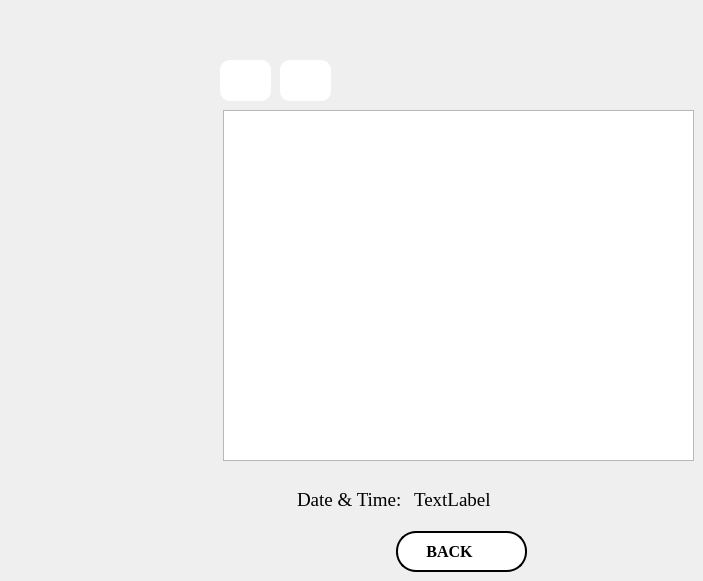
    <widget class="QWidget" name="page_9">
     <widget class="QTableView" name="table_PatientDetails">
      <property name="geometry">
       <rect>
        <x>223</x>
        <y>110</y>
        <width>471</width>
        <height>351</height>
       </rect>
      </property>
     </widget>
     <widget class="QLabel" name="label_Date">
      <property name="geometry">
       <rect>
        <x>414</x>
        <y>490</y>
        <width>211</width>
        <height>20</height>
       </rect>
      </property>
      <property name="font">
       <font>
        <family>Times New Roman</family>
        <pointsize>14</pointsize>
       </font>
      </property>
      <property name="text">
       <string>TextLabel</string>
      </property>
     </widget>
     <widget class="QLabel" name="label_Date_2">
      <property name="geometry">
       <rect>
        <x>297</x>
        <y>490</y>
        <width>111</width>
        <height>20</height>
       </rect>
      </property>
      <property name="font">
       <font>
        <family>Times New Roman</family>
        <pointsize>14</pointsize>
       </font>
      </property>
      <property name="text">
       <string>Date &amp; Time:</string>
      </property>
     </widget>
     <widget class="QPushButton" name="pushButton_back_3">
      <property name="geometry">
       <rect>
        <x>396</x>
        <y>531</y>
        <width>131</width>
        <height>41</height>
       </rect>
      </property>
      <property name="font">
       <font>
        <family>Times New Roman</family>
        <pointsize>12</pointsize>
        <weight>75</weight>
        <bold>true</bold>
       </font>
      </property>
      <property name="styleSheet">
       <string notr="true">QPushButton{
border: 2px solid black;
border-radius:20px;
background:white;
}
QPushButton:hover {
  background: rgb(170, 165, 163);
}</string>
      </property>
      <property name="text">
       <string>BACK      </string>
      </property>
     </widget>
     <widget class="QPushButton" name="pushButton_27">
      <property name="geometry">
       <rect>
        <x>481</x>
        <y>539</y>
        <width>31</width>
        <height>23</height>
       </rect>
      </property>
      <property name="styleSheet">
       <string notr="true">QPushButton{
border-radius:10px;
background:white;

background-color: rgb(255, 255, 255);}
QPushButton:hover {
  background: rgb(170, 165, 163);
}</string>
      </property>
      <property name="text">
       <string/>
      </property>
      <property name="icon">
       <iconset>
        <normaloff>:/images/return.png</normaloff>:/images/return.png</iconset>
      </property>
      <property name="iconSize">
       <size>
        <width>20</width>
        <height>20</height>
       </size>
      </property>
     </widget>
     <widget class="QPushButton" name="pushButton_45">
      <property name="geometry">
       <rect>
        <x>280</x>
        <y>60</y>
        <width>51</width>
        <height>41</height>
       </rect>
      </property>
      <property name="styleSheet">
       <string notr="true">QPushButton{
border-radius:10px;
background:white;

background-color: rgb(255, 255, 255);}
QPushButton:hover {
  background: rgb(170, 165, 163);
}</string>
      </property>
      <property name="text">
       <string/>
      </property>
      <property name="icon">
       <iconset>
        <normaloff>:/images/calculator_2838862.png</normaloff>:/images/calculator_2838862.png</iconset>
      </property>
      <property name="iconSize">
       <size>
        <width>26</width>
        <height>26</height>
       </size>
      </property>
     </widget>
     <widget class="QPushButton" name="pushButton_46">
      <property name="geometry">
       <rect>
        <x>220</x>
        <y>60</y>
        <width>51</width>
        <height>41</height>
       </rect>
      </property>
      <property name="styleSheet">
       <string notr="true">QPushButton{
border-radius:10px;
background:white;

background-color: rgb(255, 255, 255);}
QPushButton:hover {
  background: rgb(170, 165, 163);
}</string>
      </property>
      <property name="text">
       <string/>
      </property>
      <property name="icon">
       <iconset>
        <normaloff>:/images/wifi_2099239.png</normaloff>:/images/wifi_2099239.png</iconset>
      </property>
      <property name="iconSize">
       <size>
        <width>20</width>
        <height>20</height>
       </size>
      </property>
     </widget>
    </widget>
